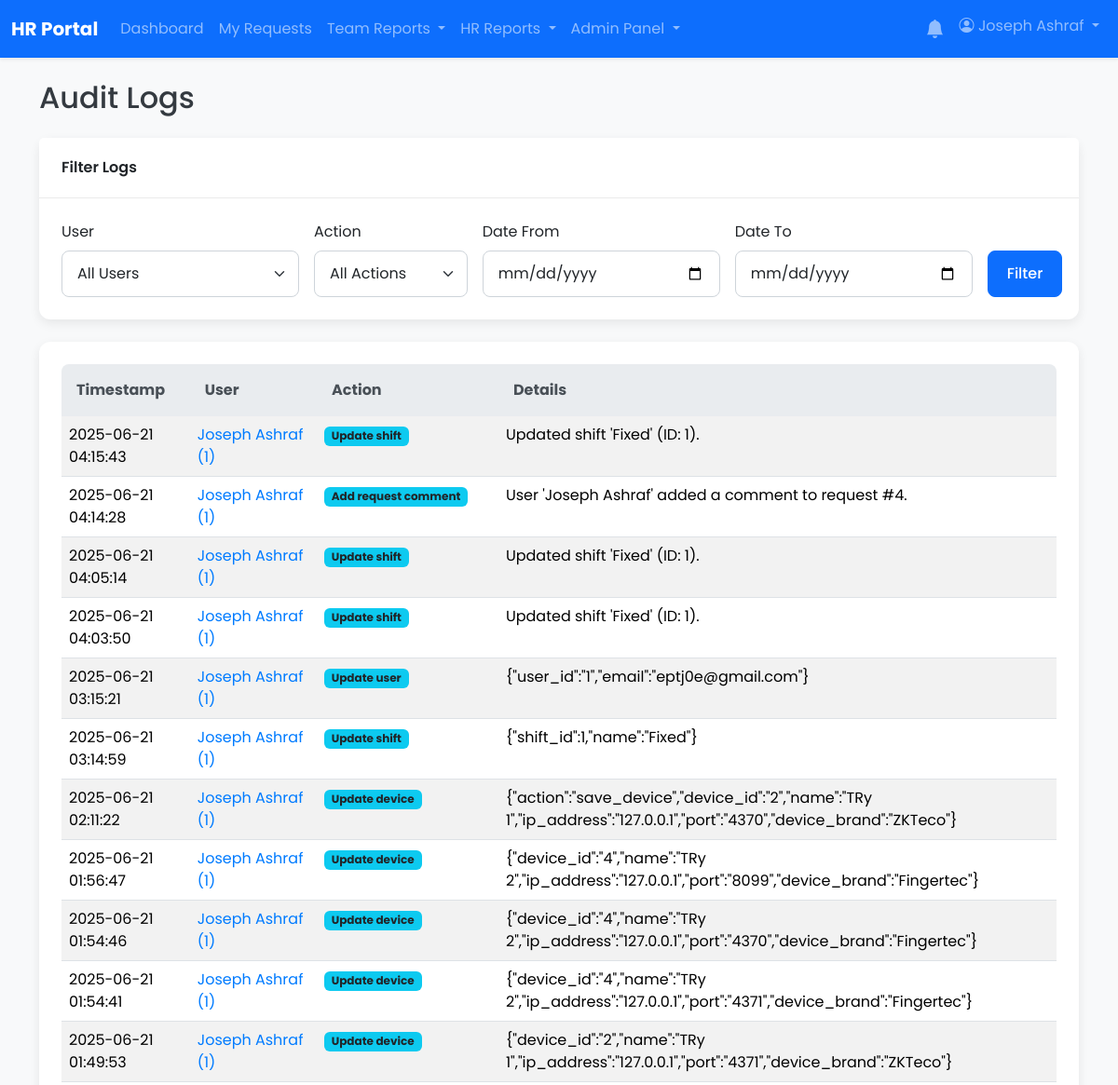
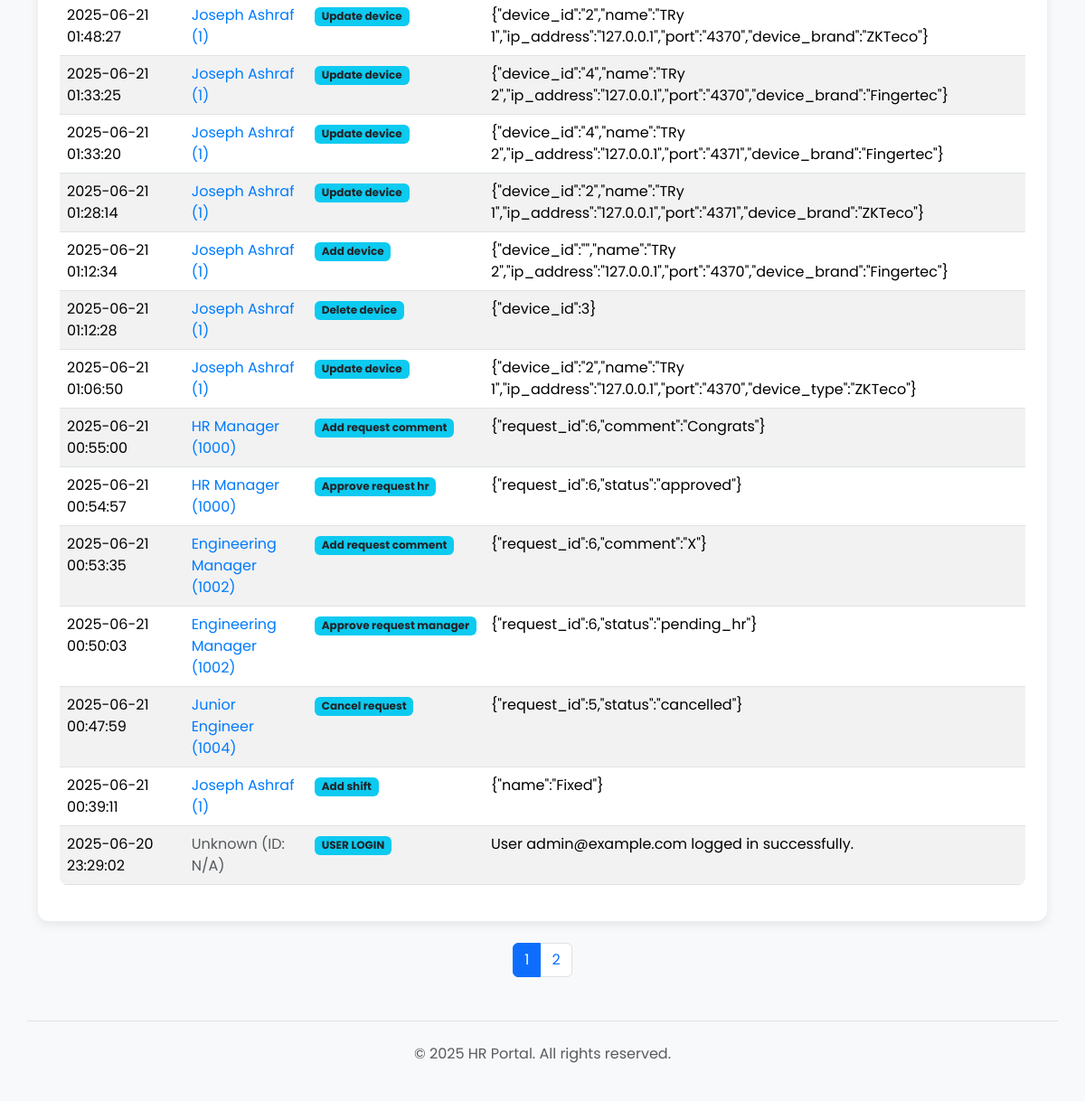
Page /admin/audit_logs.php (signed in) on the earlier database version (2 pictures, top to bottom).
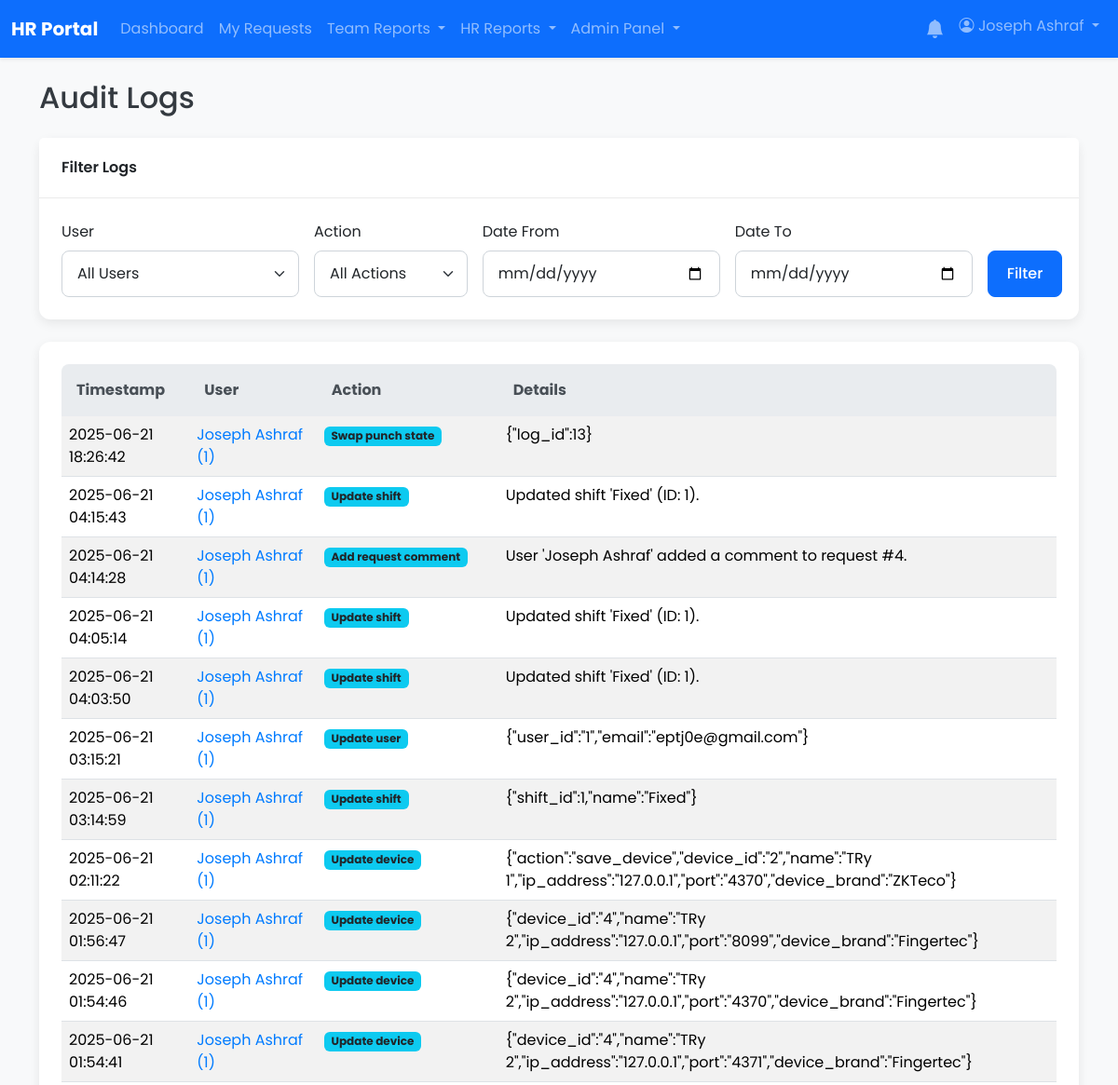
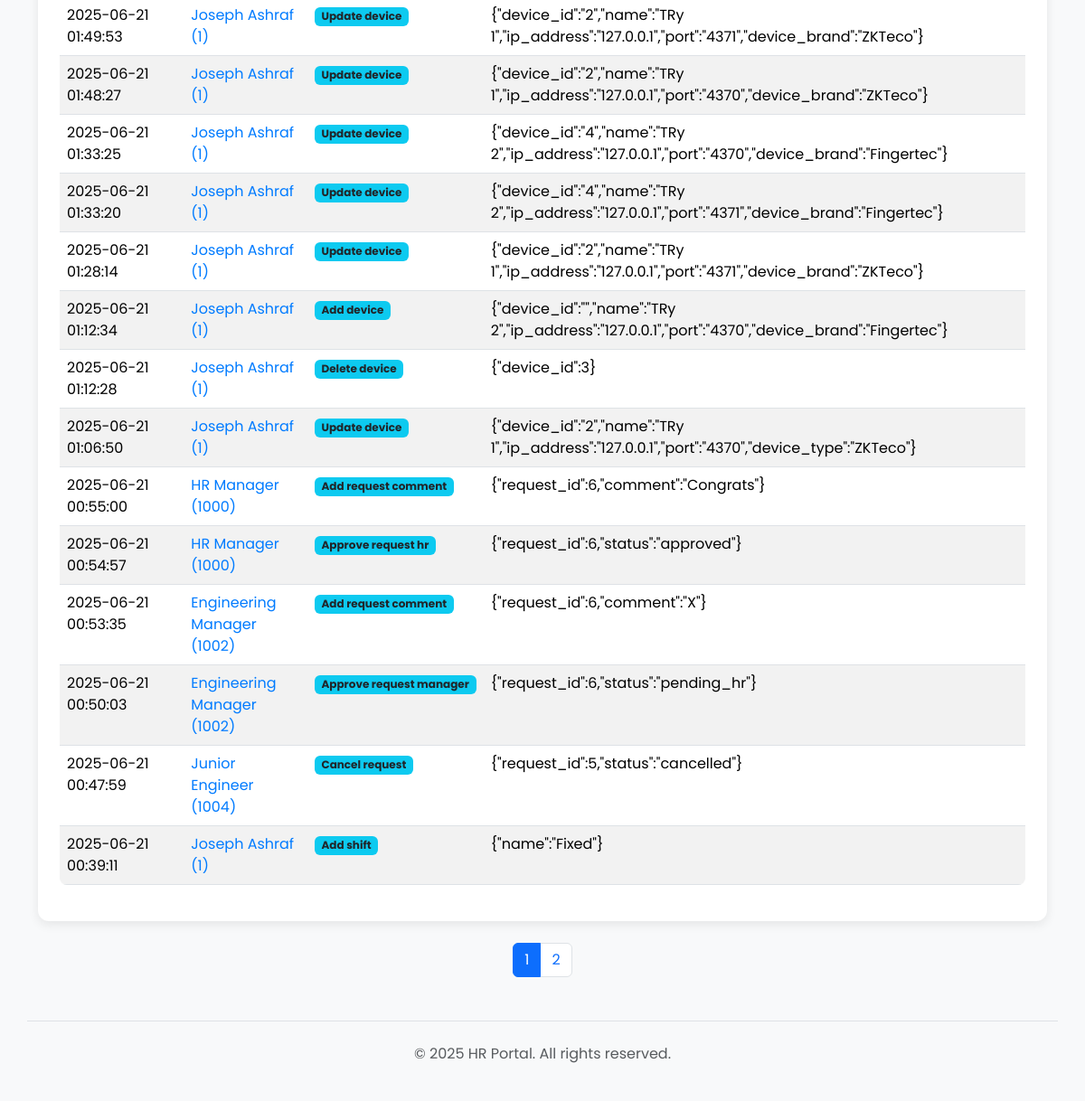
Same page on the later database version (2 pictures, top to bottom).
### tables this page shows
CREATE TABLE `audit_logs` (
  `id` int(11) NOT NULL,
  `user_id` int(11) DEFAULT NULL,
  `action` varchar(255) NOT NULL,
  `details` text DEFAULT NULL,
  `created_at` timestamp NOT NULL DEFAULT current_timestamp()
);

CREATE TABLE `users` (
  `id` int(11) NOT NULL,
  `employee_code` varchar(50) DEFAULT NULL,
  `full_name` varchar(255) NOT NULL,
  `email` varchar(255) NOT NULL,
  `password` varchar(255) NOT NULL,
  `role` enum('user','manager','hr','hr_manager','admin') NOT NULL DEFAULT 'user',
  `shift_id` int(11) DEFAULT NULL,
  `department_id` int(11) DEFAULT NULL,
  `direct_manager_id` int(11) DEFAULT NULL,
  `is_active` tinyint(1) NOT NULL DEFAULT 1,
  `must_change_password` tinyint(1) NOT NULL DEFAULT 0,
  `created_at` timestamp NOT NULL DEFAULT current_timestamp(),
  `updated_at` timestamp NOT NULL DEFAULT current_timestamp() ON UPDATE current_timestamp(),
  `manager_id` int(11) DEFAULT NULL
);

### app/core/helpers.php (called while the page is built, shortened)
<?php
function sanitize_input($data) {
    $data = trim($data);
    $data = stripslashes($data);
    $data = htmlspecialchars($data, ENT_QUOTES, 'UTF-8');
    return $data;
}

### admin/audit_logs.php (the view, shortened to what the changed rows need)
<?php
require_once __DIR__ . '/../app/bootstrap.php';
$results_per_page = 25;
$page = isset($_GET['page']) ? (int)$_GET['page'] : 1;
$page = max(1, $page);
$offset = ($page - 1) * $results_per_page;
$filter_user = sanitize_input($_GET['user_id'] ?? '');
$filter_action = sanitize_input($_GET['action'] ?? '');
$filter_start_date = sanitize_input($_GET['start_date'] ?? '');
$filter_end_date = sanitize_input($_GET['end_date'] ?? '');
$where_clauses = [];
$params = [];
$where_sql = count($where_clauses) > 0 ? 'WHERE ' . implode(' AND ', $where_clauses) : '';
$total_stmt = $pdo->prepare("SELECT COUNT(*) FROM audit_logs al LEFT JOIN users u ON al.user_id = u.id {$where_sql}");
$total_stmt->execute($params);
$total_logs = $total_stmt->fetchColumn();
$total_pages = ceil($total_logs / $results_per_page);
$stmt_params = array_merge($params, [$results_per_page, $offset]);
$stmt = $pdo->prepare(
    "SELECT al.*, u.full_name, u.employee_code
     FROM audit_logs al
     LEFT JOIN users u ON al.user_id = u.id
     {$where_sql}
     ORDER BY al.created_at DESC
     LIMIT ? OFFSET ?"
);
$stmt->execute($stmt_params);
$logs = $stmt->fetchAll();
include __DIR__ . '/../app/templates/header.php';
?>
<h1 class="h2 mb-4">Audit Logs</h1>
<div class="card">
    <div class="card-body">
        <div class="table-responsive">
            <table class="table table-striped table-hover">
                <thead>
                    <tr>
                        <th>Timestamp</th>
                        <th>User</th>
                        <th>Action</th>
                        <th>Details</th>
                    </tr>
                </thead>
                <tbody>
                    <?php if (empty($logs)): ?>
                        <tr>
                            <td colspan="4" class="text-center">No audit logs found matching your criteria.</td>
                        </tr>
                    <?php else: ?>
                        <?php foreach ($logs as $log): ?>
                            <tr>
                                <td><?php echo htmlspecialchars($log['created_at']); ?></td>
                                <td>
                                    <?php if ($log['full_name']): ?>
                                        <a href="?user_id=<?php echo $log['user_id']; ?>">
                                            <?php echo htmlspecialchars($log['full_name']); ?>
                                            (<?php echo htmlspecialchars($log['employee_code'] ?? 'N/A'); ?>)
                                        </a>
                                    <?php else: ?>
                                        <span class="text-muted">Unknown (ID: <?php echo htmlspecialchars($log['user_id'] ?? 'N/A'); ?>)</span>
                                    <?php endif; ?>
                                </td>
                                <td>
                                    <span class="badge bg-info text-dark"><?php echo htmlspecialchars(ucfirst(str_replace('_', ' ', $log['action']))); ?></span>
                                </td>
                                <td><?php echo htmlspecialchars($log['details'] ?? ''); ?></td>
                            </tr>
                        <?php endforeach; ?>
                    <?php endif; ?>
                </tbody>
            </table>
        </div>
    </div>
</div>
<?php if ($total_pages > 1): ?>
<nav aria-label="Page navigation" class="mt-4">
    <ul class="pagination justify-content-center">
        <?php for ($i = 1; $i <= $total_pages; $i++): ?>
            <li class="page-item <?php if ($i == $page) echo 'active'; ?>">
                <a class="page-link" href="?page=<?php echo $i; ?>&user_id=<?php echo htmlspecialchars($filter_user); ?>&action=<?php echo htmlspecialchars($filter_action); ?>&start_date=<?php echo htmlspecialchars($filter_start_date); ?>&end_date=<?php echo htmlspecialchars($filter_end_date); ?>"><?php echo $i; ?></a>
            </li>
        <?php endfor; ?>
    </ul>
</nav>
<?php endif; ?>
<?php
include __DIR__ . '/../app/templates/footer.php';
?>

Differences in the rows shown:
no longer on this page (row unchanged): audit_logs: created_at "2025-06-20 23:29:02", user "N/A", action "USER LOGIN", details "User admin@example.com logged in successfully."
added audit_logs: created_at "2025-06-21 18:26:42", user.full_name "Joseph Ashraf", user.employee_code "1", action "Swap punch state", details "{\"log_id\":13}"
